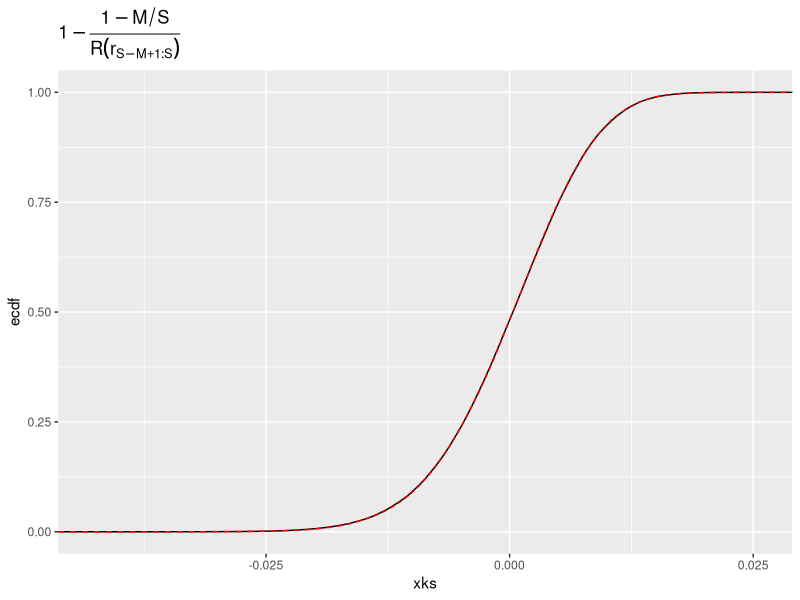
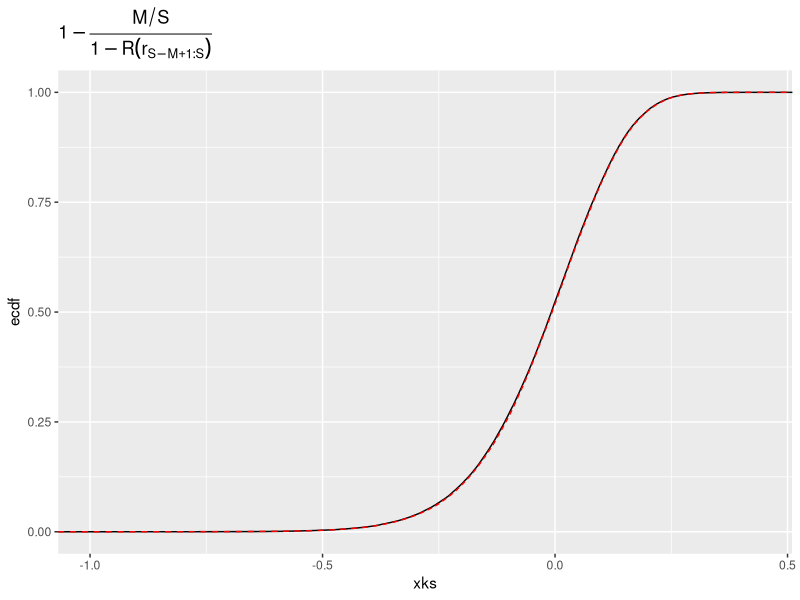

Write the R code that produced these figures, in order.
## ---- chunk 1
#| message: false
library(tidyverse)
xi <- 0.7
s <- 2
u <- 4

samp <- function(S, k, p, 
                 Q = \(x) u + s*((1-x)^(-xi)-1)/xi, 
                 F = \(x) 1 - (1 + xi*(x - u)/s)^(-1/xi)) {
  # Use theory to draw x_{k:S}
  xk <- Q(rbeta(1, k, S - k + 1))
  c(1 - p / F(xk), 1-(1-p)/(1-F(xk)))
}

S <- 1000
M <- 50
k <- S - M + 1
p <- 1-M/S
N <- 100000

fs <- rf(N, 2 * (S - k + 1), 2 * k )
tibble(theoretical = 1-p - p * fs * (S - k + 1)/k,
       xks = map_dbl(1:N, \(x) samp(S, k, p)[1])) %>%
  ggplot() + stat_ecdf(aes(x = xks), colour = "black") + 
  stat_ecdf(aes(x = theoretical), colour = "red", linetype = "dashed") +
  ggtitle(expression(1 - frac(1-M/S , R(r[S-M+1:S]))))

tibble(theoretical = p - (1-p) * k/(fs * (S - k + 1)),
       xks = map_dbl(1:N, \(x) samp(S, k, p)[2])) %>%
  ggplot() + stat_ecdf(aes(x = xks), colour = "black") + 
  stat_ecdf(aes(x = theoretical), colour = "red", linetype = "dashed") +
  ggtitle(expression(1 - frac(M/S , 1-R(r[S-M+1:S]))))
